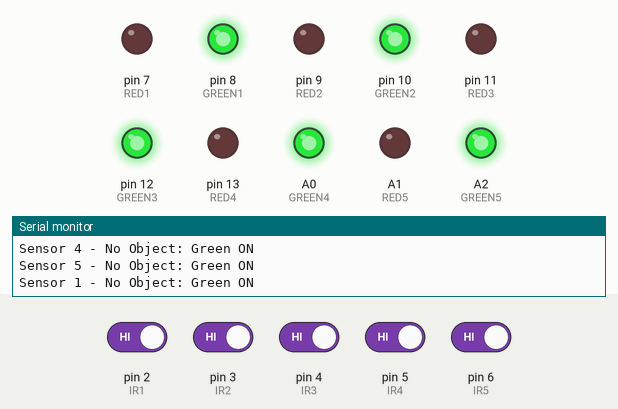
A sketch run on a simulated Arduino Uno, built with avr-gcc and run on an emulated ATmega328P. On the bench: output pins drawn as LEDs (lit = HIGH), the last lines printed to the serial monitor. The inputs (shaded band) are chosen by the test bench; at power-on: pin 2 (IR1), pin 3 (IR2), pin 4 (IR3), pin 5 (IR4), pin 6 (IR5) HIGH.

Above: at 1.2 s.
1.3 s: pin 2 (IR1) driven LOW
At 1.8 s:
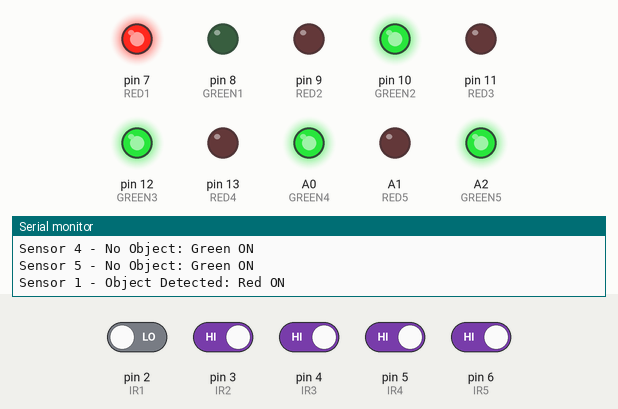
2.8 s: pin 3 (IR2) driven LOW
At 3.6 s:
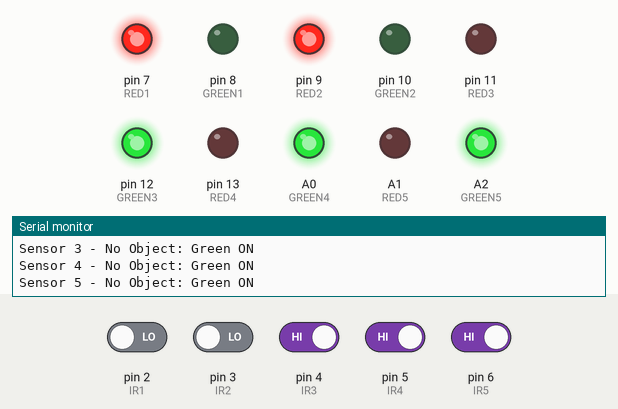
4.3 s: pin 4 (IR3) driven LOW
At 4.8 s:
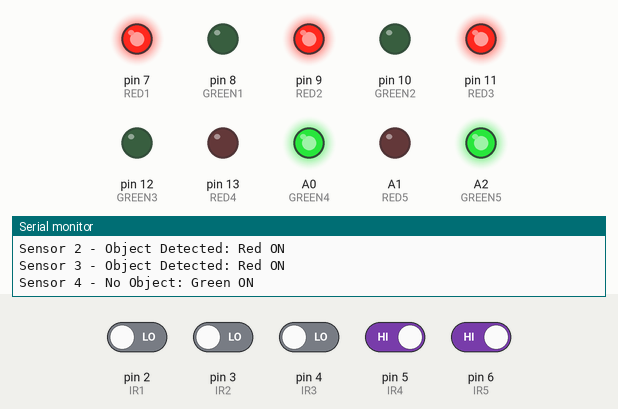
5.9 s: pin 5 (IR4) driven LOW
At 6.6 s:
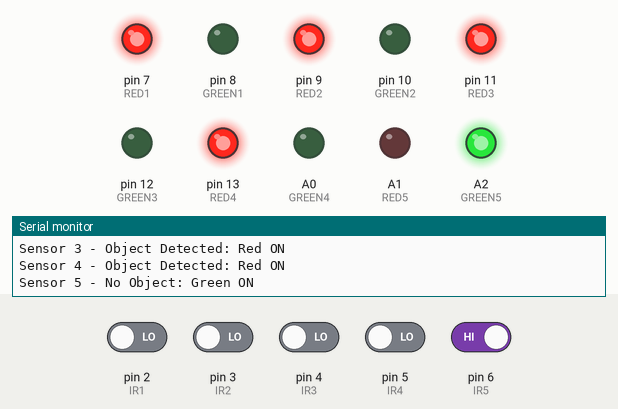
7.4 s: pin 6 (IR5) driven LOW
At 8.5 s:
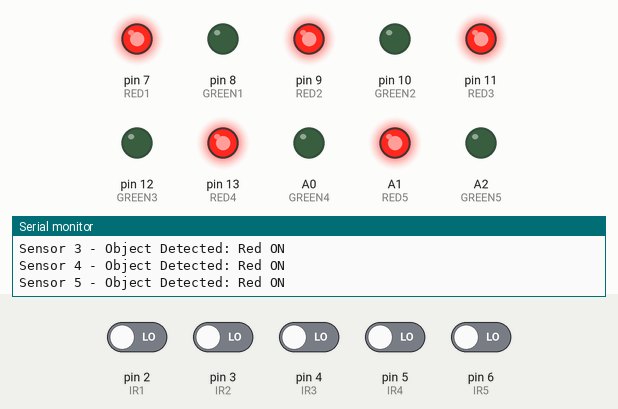
9.0 s: pin 2 (IR1) driven HIGH
At 10.2 s:
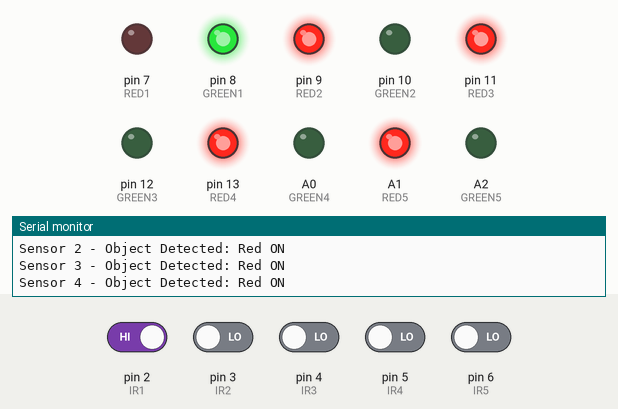
Timing chart, 0 to 11.5 s (numbered marks = the images above; inputs shaded):
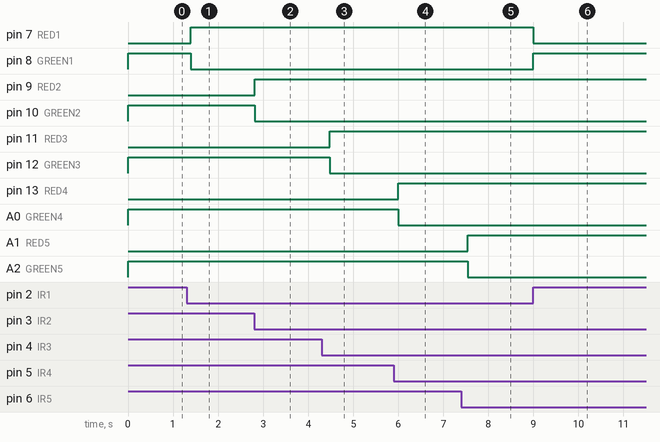

The sketch:

park.ino
```cpp
// Define IR sensor pins
#define IR1 2
#define IR2 3
#define IR3 4
#define IR4 5
#define IR5 6

// Define LED pins
#define RED1 7
#define GREEN1 8
#define RED2 9
#define GREEN2 10
#define RED3 11
#define GREEN3 12
#define RED4 13
#define GREEN4 A0
#define RED5 A1
#define GREEN5 A2

void setup() {
    // Initialize IR sensors as input
    pinMode(IR1, INPUT);
    pinMode(IR2, INPUT);
    pinMode(IR3, INPUT);
    pinMode(IR4, INPUT);
    pinMode(IR5, INPUT);

    // Initialize LEDs as output
    pinMode(RED1, OUTPUT);
    pinMode(GREEN1, OUTPUT);
    pinMode(RED2, OUTPUT);
    pinMode(GREEN2, OUTPUT);
    pinMode(RED3, OUTPUT);
    pinMode(GREEN3, OUTPUT);
    pinMode(RED4, OUTPUT);
    pinMode(GREEN4, OUTPUT);
    pinMode(RED5, OUTPUT);
    pinMode(GREEN5, OUTPUT);

    // Start with all Green LEDs ON (No Object)
    turnOnGreenLEDs();
    Serial.begin(9600);
}

// Function to turn on all green LEDs and turn off all red LEDs initially
void turnOnGreenLEDs() {
    digitalWrite(RED1, LOW);  digitalWrite(GREEN1, HIGH);
    digitalWrite(RED2, LOW);  digitalWrite(GREEN2, HIGH);
    digitalWrite(RED3, LOW);  digitalWrite(GREEN3, HIGH);
    digitalWrite(RED4, LOW);  digitalWrite(GREEN4, HIGH);
    digitalWrite(RED5, LOW);  digitalWrite(GREEN5, HIGH);
}

void loop() {
    // Read sensor states
    int sensor1 = digitalRead(IR1);
    int sensor2 = digitalRead(IR2);
    int sensor3 = digitalRead(IR3);
    int sensor4 = digitalRead(IR4);
    int sensor5 = digitalRead(IR5);

    // Update LEDs based on sensor readings
    updateLED(sensor1, RED1, GREEN1, "Sensor 1");
    updateLED(sensor2, RED2, GREEN2, "Sensor 2");
    updateLED(sensor3, RED3, GREEN3, "Sensor 3");
    updateLED(sensor4, RED4, GREEN4, "Sensor 4");
    updateLED(sensor5, RED5, GREEN5, "Sensor 5");

    delay(100); // Small delay for stability
}

// Function to update LEDs based on sensor input
void updateLED(int sensorState, int redLED, int greenLED, String sensorName) {
    if (sensorState == LOW) { // Object detected
        digitalWrite(redLED, HIGH);
        digitalWrite(greenLED, LOW);
        Serial.println(sensorName + " - Object Detected: Red ON");
    } else { // No object detected
        digitalWrite(redLED, LOW);
        digitalWrite(greenLED, HIGH);
        Serial.println(sensorName + " - No Object: Green ON");
    }
}
```

Measured:
- after the input at 1.3 s, pin 7 (RED1): LOW → HIGH after 0.09 s; pin 8 (GREEN1): HIGH → LOW after 0.09 s
- after the input at 2.8 s, pin 9 (RED2): LOW → HIGH at once; pin 10 (GREEN2): HIGH → LOW at once
- after the input at 4.3 s, pin 11 (RED3): LOW → HIGH after 0.18 s; pin 12 (GREEN3): HIGH → LOW after 0.18 s
- after the input at 5.9 s, pin 13 (RED4): LOW → HIGH after 0.10 s; A0 (GREEN4): HIGH → LOW after 0.10 s
- after the input at 7.4 s, A1 (RED5): LOW → HIGH after 0.15 s; A2 (GREEN5): HIGH → LOW after 0.15 s
- after the input at 9.0 s, pin 7 (RED1): HIGH → LOW at once; pin 8 (GREEN1): LOW → HIGH at once
